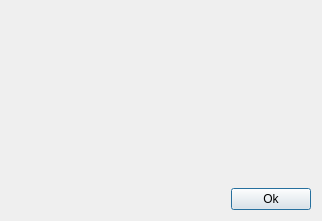
<?xml version="1.0" encoding="UTF-8"?>
<ui version="4.0">
 <class>DlgAbout</class>
 <widget class="QDialog" name="DlgAbout">
  <property name="geometry">
   <rect>
    <x>0</x>
    <y>0</y>
    <width>322</width>
    <height>221</height>
   </rect>
  </property>
  <property name="sizePolicy">
   <sizepolicy hsizetype="Fixed" vsizetype="Fixed">
    <horstretch>0</horstretch>
    <verstretch>0</verstretch>
   </sizepolicy>
  </property>
  <property name="windowTitle">
   <string>About</string>
  </property>
  <property name="whatsThis">
   <string notr="true"/>
  </property>
  <layout class="QGridLayout" name="gridLayout">
   <item row="2" column="0" colspan="2">
    <spacer name="horizontalSpacer">
     <property name="orientation">
      <enum>Qt::Horizontal</enum>
     </property>
     <property name="sizeHint" stdset="0">
      <size>
       <width>40</width>
       <height>20</height>
      </size>
     </property>
    </spacer>
   </item>
   <item row="0" column="0">
    <widget class="QLabel" name="label_image">
     <property name="sizePolicy">
      <sizepolicy hsizetype="Fixed" vsizetype="Fixed">
       <horstretch>0</horstretch>
       <verstretch>0</verstretch>
      </sizepolicy>
     </property>
     <property name="text">
      <string/>
     </property>
     <property name="pixmap">
      <pixmap resource="../res/resource.qrc">:/MainImage.png</pixmap>
     </property>
    </widget>
   </item>
   <item row="1" column="0" colspan="3">
    <spacer name="verticalSpacer">
     <property name="orientation">
      <enum>Qt::Vertical</enum>
     </property>
     <property name="sizeHint" stdset="0">
      <size>
       <width>20</width>
       <height>40</height>
      </size>
     </property>
    </spacer>
   </item>
   <item row="2" column="2">
    <widget class="QPushButton" name="pushbutton_ok">
     <property name="sizePolicy">
      <sizepolicy hsizetype="Fixed" vsizetype="Fixed">
       <horstretch>0</horstretch>
       <verstretch>0</verstretch>
      </sizepolicy>
     </property>
     <property name="text">
      <string>Ok</string>
     </property>
    </widget>
   </item>
   <item row="0" column="1" colspan="2">
    <widget class="QLabel" name="label">
     <property name="text">
      <string/>
     </property>
    </widget>
   </item>
  </layout>
 </widget>
 <resources>
  <include location="../res/resource.qrc"/>
 </resources>
 <connections>
  <connection>
   <sender>pushbutton_ok</sender>
   <signal>clicked()</signal>
   <receiver>DlgAbout</receiver>
   <slot>accept()</slot>
   <hints>
    <hint type="sourcelabel">
     <x>251</x>
     <y>203</y>
    </hint>
    <hint type="destinationlabel">
     <x>149</x>
     <y>112</y>
    </hint>
   </hints>
  </connection>
 </connections>
</ui>
